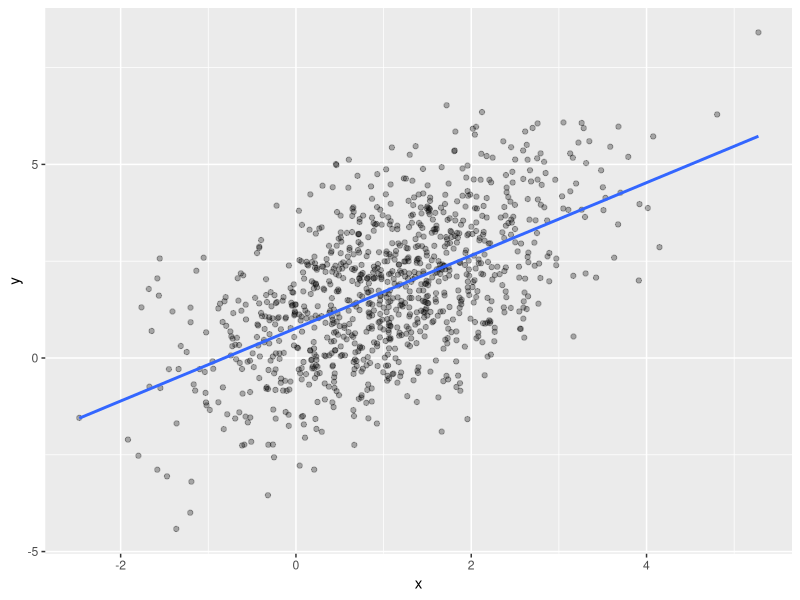

Here is the R script that generated this plot:
## ---- chunk 1
#| message: false
#| warning: false
#| code-fold: true
library(dplyr)
library(ggplot2)

rxy_fun <- function(rx, f, reps) {
	res <- function(n) {
		x <- rx(n)  # X has marginal distribution 'rx'
		y <- f(x) + reps(x)  # Y has conditional mean 'f(x)' and noise 'reps(x)'
		return(tibble(x = x, y = y))  
	}
	return(structure(res, class = "rxy"))
}

plot.rxy <- function(x, N = 1000, seed = 840) {
	set.seed(seed)
	
	ggplot(data = x(N), aes(x = x, y = y)) +
		geom_point(alpha = 0.3) + 
		geom_smooth(method = "lm", se = FALSE)
}

lmsim <- function(rxy, N = 100, vcov = stats::vcov, B = 1e3, seed = 840) 
{ 
	set.seed(seed)
	
	res <- list(
		coef = matrix(nrow = B, ncol = 2), 
		vcov = vector("list", B),
		sigma2 = numeric(B)
		)
	colnames(res$coef) <- c("(Intercept)", "x")
	class(res) <- "lmsim"
								
	for (b in 1:B) {
		.fit <- lm(y ~ ., data = rxy(N))
		res$coef[b, ] <- coef(.fit)  # Store intercept and slope in B x 2 matrix
		res$vcov[[b]] <- vcov(.fit)  # Store vcov estimates in length B list.
		res$sigma2[[b]] <- sigma(.fit) ^ 2
	}
	
	return(res)
}

print.lmsim <- function(x) 
{
	cat("Simulation results:\n\n")
	cat("* Model-trusting noise variance:\n ")
	print( mean(x$sigma2) )
	cat("* Model-trusting vcov of coefficient estimates:\n")
	print( avg_est_vcov <- Reduce("+", x$vcov) / length(x$vcov) )
	cat("\n* Simulation-based vcov of coefficient estimates:\n")
	print( emp_vcov <- cov(x$coef))
	cat("\n* Ratio (Model-trusting / Simulation):\n")
	print( avg_est_vcov / emp_vcov )
	return(invisible(x))
}
## ---- chunk 2
rxy_01 <- rxy_fun(
	rx = \(n) 1 + arima.sim(list(order = c(1,0,0), ar = 0.4), n = n),
	f = \(x) 1 + x,
	reps = \(x) arima.sim(
		list(order = c(1,0,0), ar = 1/sqrt(2)), 
		n = length(x) 
		)
)

plot(rxy_01)

## ---- chunk 3
lmsim(rxy_01, N = 100)
## ---- chunk 4
lmsim(rxy_01, vcov = sandwich::vcovHAC, N = 100)
## ---- chunk 5
lmsim(rxy_01, vcov = sandwich::vcovHAC, N = 500)
## ---- chunk 6
lmsim(rxy_01, vcov = sandwich::vcovHAC, N = 1000)
